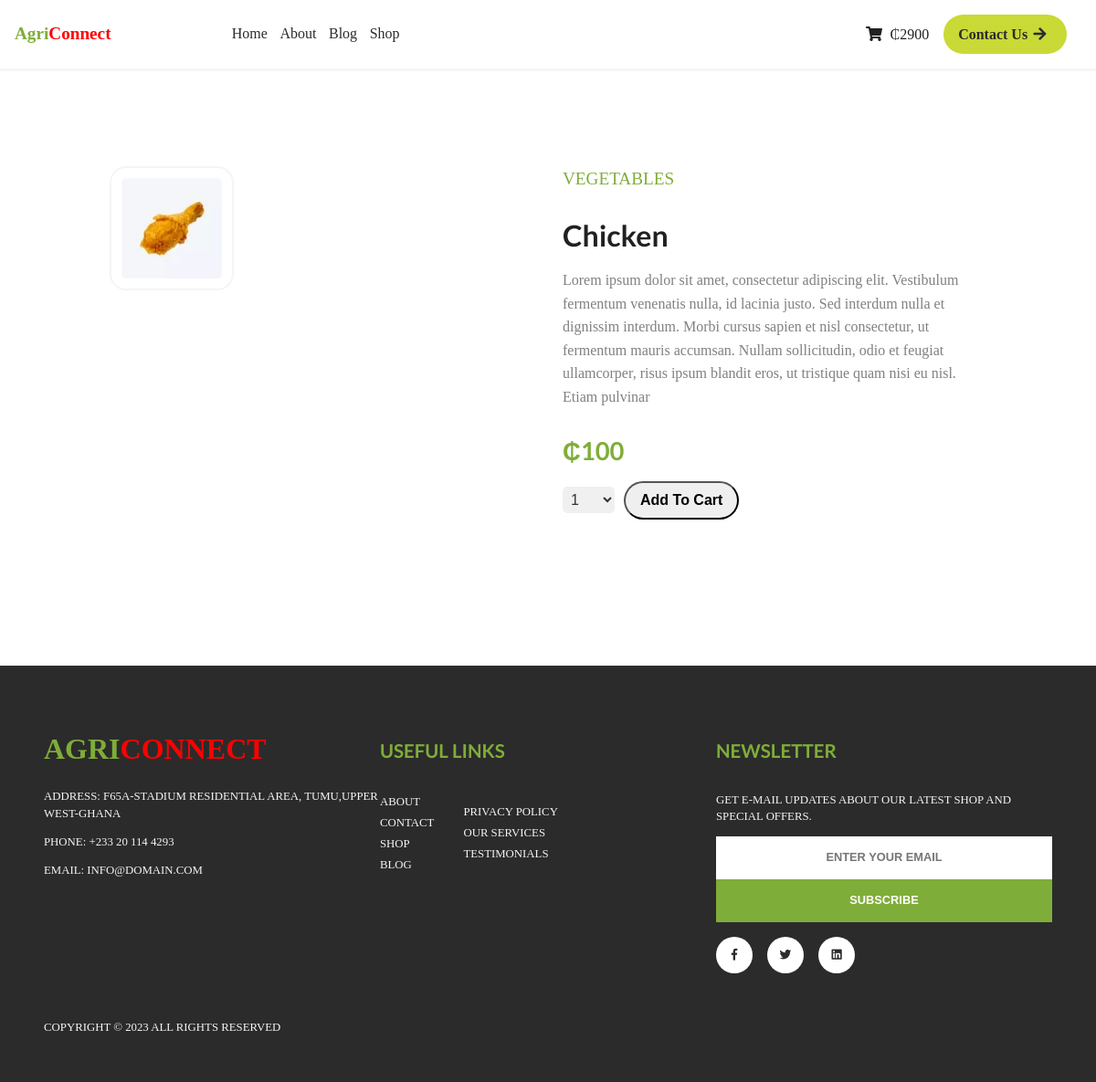
Page /product-details.php?product_id=3 (signed in) on the committed database.
### tables this page shows
CREATE TABLE `products` (
  `id` int(11) NOT NULL,
  `product_name` text NOT NULL,
  `product_description` text NOT NULL,
  `product_category` text NOT NULL,
  `unit_price` text NOT NULL,
  `product_image` text NOT NULL
);

### product-details.php (the view, shortened to what this page needs)
<?php
	include('includes/conn.php');
	if(isset($_SESSION['user_id'])){
		$user_id = $_SESSION['user_id'];
							$cart_sql = "SELECT * FROM `cart` WHERE `user_id` = '$user_id'";
							$cart_query = mysqli_query($conn, $cart_sql);
							$cart_total = 0;
		while($cart_data = mysqli_fetch_assoc($cart_query)){
			$cart_total += $cart_data['amount'];
		}
	}
	if(isset($_GET['product_id'])){
		$product_id = $_GET['product_id'];
		$product_sql = "SELECT * FROM `products` WHERE `id` = '$product_id'";
		$product_query = mysqli_query($conn, $product_sql);
		$product_data = mysqli_fetch_assoc($product_query);
	}else{
		header('location: index.php');
	}
?>
<!DOCTYPE html>
<html lang="en">
<head>
    <link rel="stylesheet" href="https://cdnjs.cloudflare.com/ajax/libs/semantic-ui/2.4.1/semantic.min.css">
	<link rel="stylesheet" href="css/product-details.css">
	<link rel="stylesheet" href="css/main.css">
</head>
<body>
		<div class="wrapper">
			<div class="callout">
				<div class="hamburger">
					<div class="brand"> <span style="color: var(--primary);">Agri</span><span style="color: red;">Connect</span> </div>
				</div>
				<nav class="links">
					<a href="index.php" target="_blank"> Home </a>
					<a href="about-us.php"> About </a>
					<a href="under-construction.html"> Blog </a>
					<a href="under-construction.html"> Shop </a>
				</nav>
				<div class='cart-details flex'>
				<?php
					if(isset($user_id)){
							echo "<span id='cart'><i class='shopping cart icon'></i> &#8373;".$cart_total."</span>";
					}else{
						echo "<a href='login.php'>Login</a>";
					}
					?>
					<a href=''" class='contact-btn btn'> Contact Us <i class='arrow right icon'></i></a>
				</div>
			</div>
			<main>
				<?php
						echo "<section>
							<img src='uploads/products/".$product_data['product_image']."' class='product-image'/>
						</section>
							<section>
								<p class='category'> ".$product_data['product_category']." </p>
								<h1 class='title'> ".$product_data['product_name']." </h1>
								<p class='description'> ".$product_data['product_description']." </p>
							<h2 class='price'> <span class='currency-symbol'>&#8373;</span>".$product_data['unit_price']." </h2>
							<div class='flex'>
						<div class='quantity-dropdown'>
						  <select id='quantity' name='quantity'>
							";
							for($i=1; $i<=100; $i++){
								echo "<option>".$i."</option>";
							}
							echo "
						  </select>
						</div>
						<button class='btn add-to-cart-btn' value='".$product_id."'> Add To Cart</button>
					</div>
					</section>
				";
					?>
			</main>
			<footer>
						<div class="footer-links">
							<div class="address">
								<div class="brand"> <span style="color: var(--primary);">Agri</span><span style="color: red;">Connect</span> </div>
								<p>
									Address: F65A-Stadium Residential Area, Tumu,Upper West-Ghana
								</p>
								<p> Phone: +233 20 114 4293</p>
								<p> Email: info@domain.com </p>
							</div>
							<div class="useful-links">
								<header><h3> Useful Links </h3></header>
								<div style="display: flex;align-items: center;">
									<ul>
										<li><a href="about-us.php"> About </a></li>
										<li><a href="under-construction.html"> Contact </a></li>
										<li><a href="under-construction.html"> Shop </a></li>
										<li><a href="under-construction.html"> Blog </a></li>
									</ul>
									<ul style="margin-left: 2rem;">
										<li><a href="under-construction.html"> Privacy Policy </a></li>
										<li><a href="under-construction.html"> Our Services </a></li>
										<li><a href="under-construction.html"> Testimonials </a></li>
									</ul>
								</div>
							</div>
							<div class="newsletter">
								<header><h3> Newsletter </h3></header>
								<p> Get E-mail updates about our latest shop and special offers. </p>
								<div class="newsletter-form">
									<form>
										<input type="email" placeholder="ENTER YOUR EMAIL" />
										<input type="submit" value="SUBSCRIBE" />
									</form>
								</div>
								<p class="social-media-handles flex">
									<span> <a href="#"> <i class="facebook f icon"></i> </a></span>
									<span><a href="#"> <i class="twitter icon"></i> </a></span>
									<span><a href="#"> <i class="linkedin icon"></i> </a></span>
								</p>
							</div>
						</div>
						<div class="copyright-info">
							Copyright ©  <?php echo date("Y");?> All rights reserved
						</div>
					</footer>
		</div>
</body>

### css/product-details.css (style rules this page uses)
.hamburger { display: flex; align-items: center; justify-content: flex-start; font-size: 1.2rem; }
.callout { display: grid; align-items: center; grid-template-columns: 1fr 3fr auto; padding: 1rem; border-bottom: 3px solid var(--shade); background-color: white; }
.callout .links a, .callout .links a:active, .callout .links a:visited { text-decoration: none; color: #2b2b2b; margin: 0 0.3rem; transition: 0.3s ease-out; }
.cart-details { justify-content: flex-end; }
.brand { font-weight: bold; }
.btn { border-radius: 2rem; padding: 0.6rem 1rem; transition: 0.3s ease-out; font-weight: bold; }
.contact-btn, .contact-btn:active .contact-btn:visited { background-color: #C9D935; margin: 0 1rem; color: #2b2b2b; }
main { display: grid; grid-template-columns: repeat(auto-fit, minmax(200px, 1fr)); grid-gap: 2rem; width: 80%; margin: 13vh auto 2rem auto; }
main section img { max-width: 100%; padding: 0.7rem; border: 2px solid var(--shade); border-radius: 18px; }
.category { text-transform: uppercase; color: var(--primary); font-size: 1.2rem; }
.description { line-height: 1.6; color: gray; }
.price { color:var(--primary); }
.quantity-dropdown { display: inline-block; margin-right: 10px; }
.quantity-dropdown select { padding: 5px; border: none; background-color: #f0f0f0; color: #333; font-size: 16px; cursor: pointer; border-radius: 5px; overflow: hidden; position: relative; }
.quantity-dropdown select option { padding: 0.6rem 1rem; background-color: white; border: none; font-size: 16px; cursor: pointer; border-radius: 5px; }
.quantity-dropdown select option:checked { background-color: #007bff; color: #fff; }
footer { width: 100%; padding: 3rem; background-color:#2b2b2b; color: var(--shade); margin-top: 20vh; text-transform: uppercase; }
footer .footer-links { display: grid; grid-template-columns: repeat(auto-fit, minmax(200px, 1fr)); }
footer .footer-links { margin: 0 auto; }
footer .address, footer .useful-links, footer .newsletter { margin: 2rem 0; }
footer ul li { list-style: none; }
footer input[type="email"], footer input[type="submit"] { padding: 1rem; font-weight: bold; border: 0; outline: 0; width: 100%; text-align: center; }
footer input[type="submit"] { color: white; background-color: var(--primary); }
footer .newsletter .social-media-handles a, footer .newsletter .social-media-handles a:active, footer .newsletter .social-media-handles a:visited, footer .useful-links a, footer .useful-links a:visited, footer .useful-links a:active { color:#2b2b2b; text-decoration: none; }
footer .useful-links a, footer .useful-links a:visited, footer .useful-links a:active { color: var(--shade); }
footer .newsletter .social-media-handles span { display: flex; align-items: center; justify-content: center; background-color: white; width: 40px; height: 40px; border-radius: 50%; padding: 0.4rem; margin: 1rem 1rem 1rem 0; transition: 0.3s ease-out; }
footer .newsletter .social-media-handles span i { position: relative; left: 2px; }
footer .brand { font-size: 2rem; margin-bottom: 2rem; }
footer header { color: var(--primary); margin-bottom: 2rem; }

### css/main.css (style rules this page uses)
body, html { font-family: tahoma; font-size: 16px; }
:root { --primary: #7FAD39; --second: #DC7E40; --shade: #F5F5F5; }
* { padding: 0; margin: 0; box-sizing: border-box; }
.flex { display: flex; align-items: center; }
footer { font-size: 0.8rem; }

### rows in the picture
products: product_image (picture), product_category "VEGETABLES", product_name "Chicken", product_description "Lorem ipsum dolor sit amet, consectetur adipiscing elit. Vestibulum fermentum venenatis nulla, id lacinia justo. Sed interdum nulla et dignissim interdum. Morbi cursus sapien et nisl consectetur, ut fermentum mauris accumsan. Nullam sollicitudin, odio et feugiat ullamcorper, risus ipsum blandit eros, ut tristique quam nisi eu nisl. Etiam pulvinar", unit_price "100"

### other values in the picture
$cart_total "2900"
form field quantity "1"
